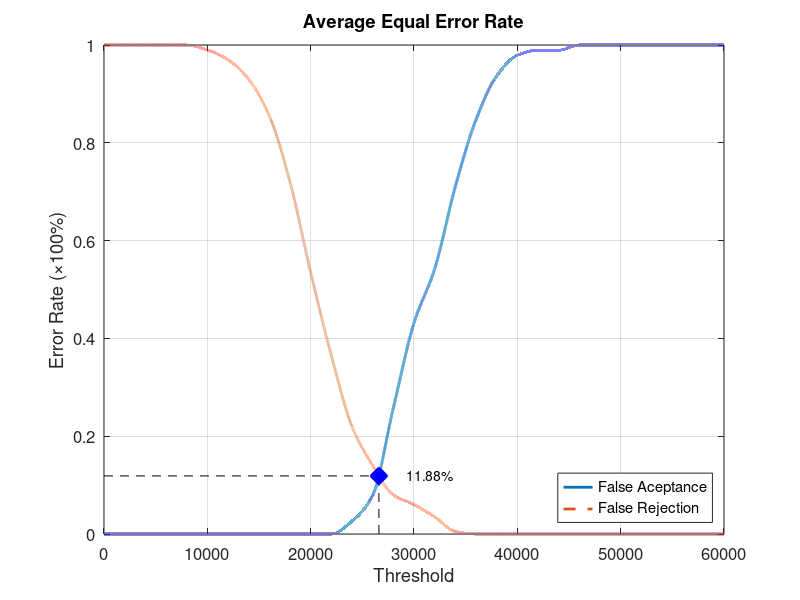
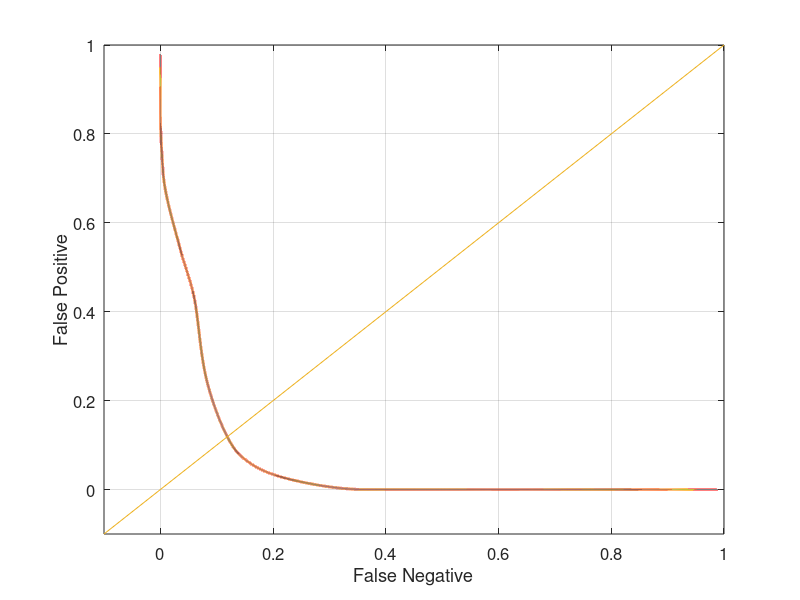

The MATLAB script that drew these images, in order:
function yEER = Database1_2
close all;
clear;
clc;
x = 0:2000:60000;
xq = 0:0.5:60000;

y0 = [0 0 0 0 0 0 0 0 0 0 0 0 0.0263158 0.0789474 0.257895 0.431579 0.542105 0.710526 0.847368 0.936842 0.978947 0.989474 0.989474 1 1 1 1 1 1 1 1];
yy0 = interp1(x, y0, xq, 'pchip');
y1 = [1 1 1 1 1 0.99 0.97 0.93 0.855 0.72 0.535 0.365 0.22 0.14 0.08 0.06 0.035 0.005 0 0 0 0 0 0 0 0 0 0 0 0 0];
yy1 = interp1(x, y1, xq, 'pchip');

% Calculating EER: 
y2 = abs(y0 - y1);
find(y2 == min(y2))
yy2 = abs(yy0 - yy1);
xEER = find(yy2 == min(yy2));
xEERIndex = xq(xEER) % X-axis EER
yEER = yy0(xEER) % Y-axis EER

main = figure
plot(xq, yy0,'-','LineWidth', 2);	hold on
plot(xq, yy1,'--','LineWidth', 2);	hold on
plot([xEERIndex xEERIndex], [0 yEER], 'k--');	hold on
plot([0 xEERIndex], [yEER yEER], 'k--');	hold on
plot(xEERIndex, yEER, 'bx', 'LineWidth', 10);	hold on
text(xEERIndex + 10 * xEERIndex / 100, yEER, [num2str(round((10000 * yEER)) / 100) '%'])
legend('False Aceptance', 'False Rejection', 'Location', 'SouthEast')
xlabel('Threshold')
ylabel('Error Rate (\times100%)')
title('Average Equal Error Rate')
set(gca, 'FontSize', 12)
axis([0 60000 0 1])
grid on

print(main, 'Database1_2Main', '-dpng');
FNRxFPR = figure('Color', [1 1 1]);
plot(yy1, yy0, '-', yy1, yy0, 'LineWidth', 2);
hold on
y = -0.1:0.1:1
plot(y, y); 
set(gca, 'FontSize', 12)
xlabel('False Negative')
ylabel('False Positive')
axis([-0.1 1 -0.1 1])
set(gca, 'FontSize', 12)
grid on

print(FNRxFPR, 'Database1_2FNRxFPR','-dpng');
end
